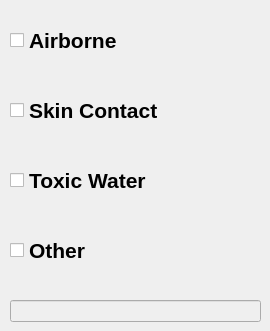
       <widget class="QWidget" name="chem_page">
        <widget class="QCheckBox" name="chem_airbrn_chkbx">
         <property name="geometry">
          <rect>
           <x>10</x>
           <y>20</y>
           <width>161</width>
           <height>41</height>
          </rect>
         </property>
         <property name="font">
          <font>
           <pointsize>16</pointsize>
           <bold>true</bold>
          </font>
         </property>
         <property name="text">
          <string>Airborne</string>
         </property>
        </widget>
        <widget class="QCheckBox" name="skin_contact_chkbx">
         <property name="geometry">
          <rect>
           <x>10</x>
           <y>90</y>
           <width>161</width>
           <height>41</height>
          </rect>
         </property>
         <property name="font">
          <font>
           <pointsize>16</pointsize>
           <bold>true</bold>
          </font>
         </property>
         <property name="text">
          <string>Skin Contact</string>
         </property>
        </widget>
        <widget class="QCheckBox" name="tox_water_chkbx">
         <property name="geometry">
          <rect>
           <x>10</x>
           <y>160</y>
           <width>161</width>
           <height>41</height>
          </rect>
         </property>
         <property name="font">
          <font>
           <pointsize>16</pointsize>
           <bold>true</bold>
          </font>
         </property>
         <property name="text">
          <string>Toxic Water</string>
         </property>
        </widget>
        <widget class="QCheckBox" name="chem_other_chkbx">
         <property name="geometry">
          <rect>
           <x>10</x>
           <y>230</y>
           <width>161</width>
           <height>41</height>
          </rect>
         </property>
         <property name="font">
          <font>
           <pointsize>16</pointsize>
           <bold>true</bold>
          </font>
         </property>
         <property name="text">
          <string>Other</string>
         </property>
        </widget>
        <widget class="QLineEdit" name="chem_other_edit">
         <property name="enabled">
          <bool>false</bool>
         </property>
         <property name="geometry">
          <rect>
           <x>10</x>
           <y>300</y>
           <width>251</width>
           <height>22</height>
          </rect>
         </property>
        </widget>
       </widget>
